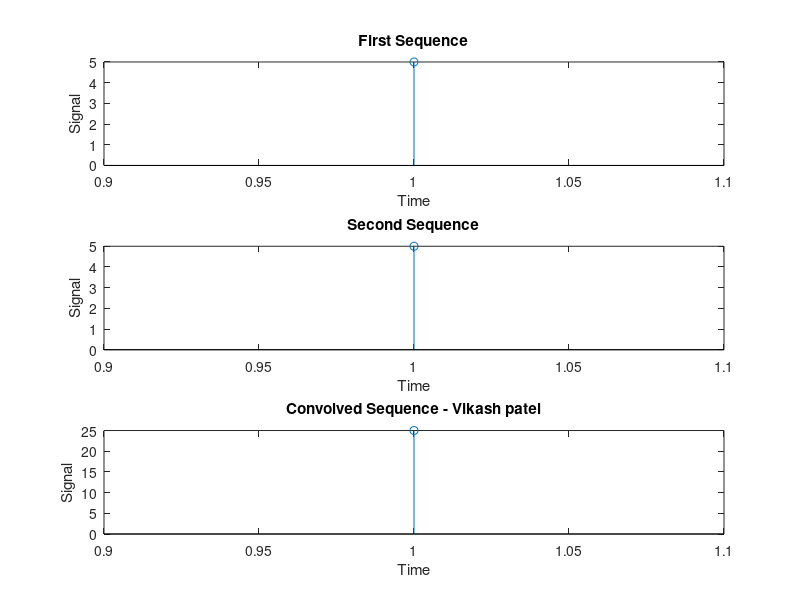

Recreate this plot in MATLAB.
clc;
clear all;
x=input('Input First Sequence=');
h=input('Input Second Sequence=');
n1=length(x); 
n2=length(h);
N=n1+n2-1;
x1=[x zeros(1,N-n1)];
x2=[h zeros(1,N-n2)];
a=fft(x, N);
b=fft(h, N);
c=a.*b;
disp('Output sequence');
disp(c)
d=ifft(c, N);
dn=0:N-1;
subplot(3,1,1);
stem(x);
title('First Sequence');
ylabel('Signal'); 
xlabel('Time');
subplot(3,1,2); 
stem(h);
title('Second Sequence');
ylabel('Signal');
xlabel('Time');
subplot(3,1,3);
stem(d);
title('Convolved Sequence - Vikash patel');
ylabel('Signal');
xlabel('Time');
